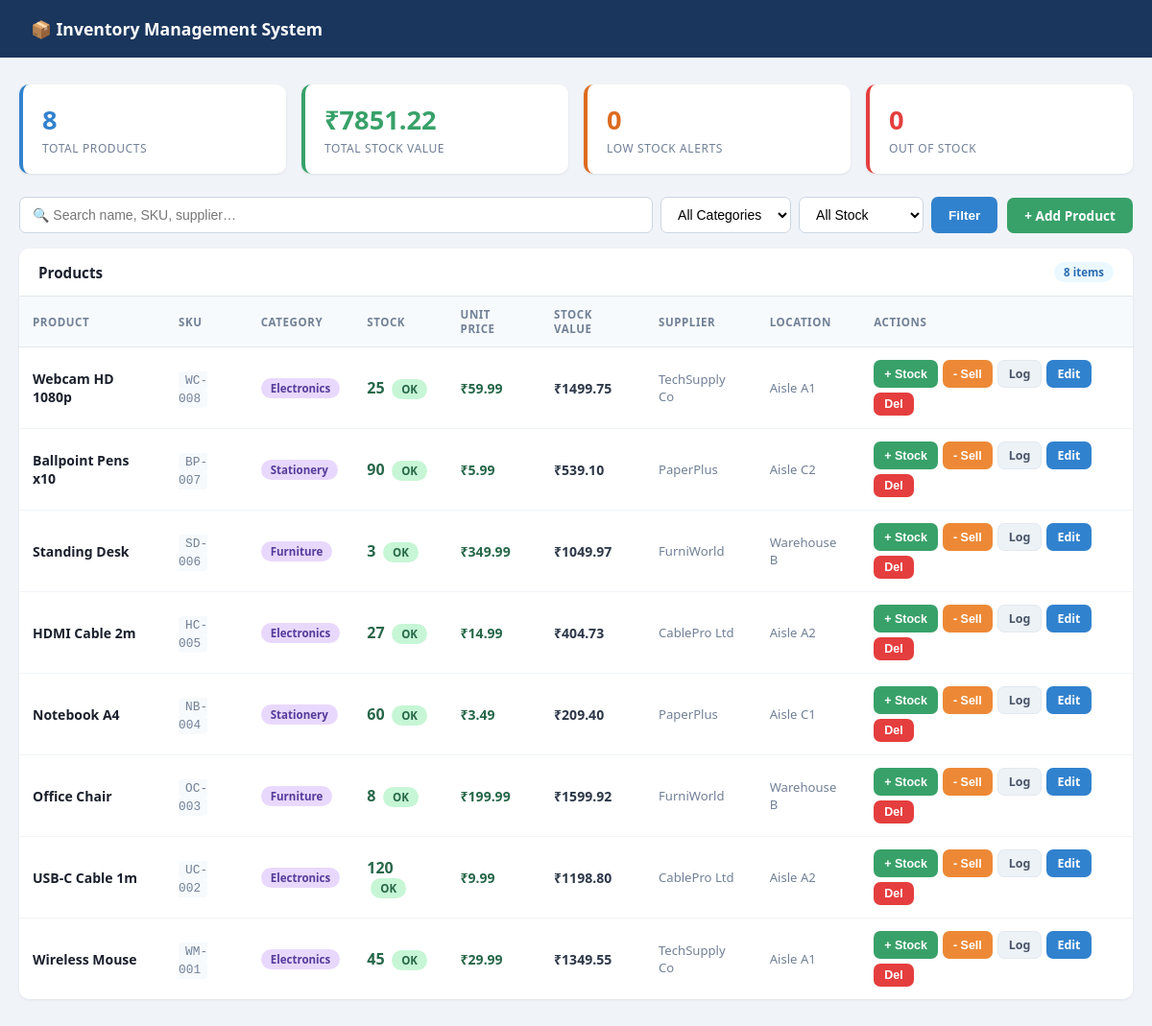
The page / on the database its author committed.
### tables this page shows
CREATE TABLE products (
            id INTEGER PRIMARY KEY AUTOINCREMENT,
            name TEXT NOT NULL,
            sku TEXT UNIQUE NOT NULL,
            category TEXT NOT NULL,
            quantity INTEGER DEFAULT 0,
            unit_price REAL DEFAULT 0.0,
            supplier TEXT,
            location TEXT,
            low_stock_threshold INTEGER DEFAULT 10,
            created_at TIMESTAMP DEFAULT CURRENT_TIMESTAMP,
            updated_at TIMESTAMP DEFAULT CURRENT_TIMESTAMP
        );

### app.py (the view)
@app.route("/")
def index():
    search   = request.args.get("q", "")
    category = request.args.get("category", "")
    stock    = request.args.get("stock", "")   # "low" filter
    conn = get_db()
    query  = "SELECT * FROM products WHERE 1=1"
    params = []
    if search:
        query += " AND (name LIKE ? OR sku LIKE ? OR supplier LIKE ?)"
        params += [f"%{search}%", f"%{search}%", f"%{search}%"]
    if category:
        query += " AND category = ?"
        params.append(category)
    if stock == "low":
        query += " AND quantity <= low_stock_threshold"
    query += " ORDER BY id DESC"
    rows = conn.execute(query, params).fetchall()
    total_products  = conn.execute("SELECT COUNT(*) FROM products").fetchone()[0]
    total_value     = conn.execute("SELECT SUM(quantity * unit_price) FROM products").fetchone()[0] or 0
    low_stock_count = conn.execute("SELECT COUNT(*) FROM products WHERE quantity <= low_stock_threshold").fetchone()[0]
    out_of_stock    = conn.execute("SELECT COUNT(*) FROM products WHERE quantity = 0").fetchone()[0]
    categories      = conn.execute("SELECT DISTINCT category FROM products ORDER BY category").fetchall()
    conn.close()
    return render_template("index.html",
        products=rows, search=search,
        selected_category=category, stock_filter=stock,
        total_products=total_products, total_value=total_value,
        low_stock_count=low_stock_count, out_of_stock=out_of_stock,
        categories=categories
    )

### app.py (called while the page is built)
def get_db():
    conn = sqlite3.connect(DB)
    conn.row_factory = sqlite3.Row
    return conn

### templates/index.html (shortened to what this page needs)
<!DOCTYPE html>
<html lang="en">
<head>
</head>
<body>
<div class="navbar">
  <h1>📦 Inventory Management System</h1>
</div>
<div class="container">
  <div class="stats">
    <div class="stat-card blue">
      <div class="stat-num">{{ total_products }}</div>
      <div class="stat-label">Total Products</div>
    </div>
    <div class="stat-card green">
      <div class="stat-num">₹{{ "%.2f"|format(total_value) }}</div>
      <div class="stat-label">Total Stock Value</div>
    </div>
    <div class="stat-card orange">
      <div class="stat-num">{{ low_stock_count }}</div>
      <div class="stat-label">Low Stock Alerts</div>
    </div>
    <div class="stat-card red">
      <div class="stat-num">{{ out_of_stock }}</div>
      <div class="stat-label">Out of Stock</div>
    </div>
  </div>
  <div class="toolbar">
    <form method="GET">
      <input class="search-input" type="text" name="q" placeholder="🔍 Search name, SKU, supplier…" value="{{ search }}"/>
      <select name="category">
        <option value="">All Categories</option>
      </select>
      <select name="stock">
        <option value="">All Stock</option>
      </select>
      <button class="btn btn-primary" type="submit">Filter</button>
    </form>
    <a href="/add" class="btn btn-green">+ Add Product</a>
  </div>
  <div class="card">
    <div class="card-header">
      <span class="card-title">Products</span>
      <span class="record-count">{{ products|length }} items</span>
    </div>
    {% if products %}
    <div style="overflow-x:auto;">
      <table>
        <thead>
          <tr>
            <th>Product</th>
            <th>SKU</th>
            <th>Category</th>
            <th>Stock</th>
            <th>Unit Price</th>
            <th>Stock Value</th>
            <th>Supplier</th>
            <th>Location</th>
            <th>Actions</th>
          </tr>
        </thead>
        <tbody>
          {% for p in products %}
          <tr>
            <td style="font-weight:600">{{ p.name }}</td>
            <td><span class="sku">{{ p.sku }}</span></td>
            <td><span class="badge badge-category">{{ p.category }}</span></td>
            <td>
              {% if p.quantity == 0 %}
                <span class="qty" style="color:#e53e3e">0</span>
                <span class="badge badge-out" style="margin-left:4px">Out</span>
              {% elif p.quantity <= p.low_stock_threshold %}
                <span class="qty" style="color:#dd6b20">{{ p.quantity }}</span>
                <span class="badge badge-low" style="margin-left:4px">Low</span>
              {% else %}
                <span class="qty" style="color:#276749">{{ p.quantity }}</span>
                <span class="badge badge-ok" style="margin-left:4px">OK</span>
              {% endif %}
            </td>
            <td class="price">₹{{ "%.2f"|format(p.unit_price) }}</td>
            <td style="font-weight:600; color:#2d3748">₹{{ "%.2f"|format(p.quantity * p.unit_price) }}</td>
            <td style="color:#718096; font-size:0.82rem">{{ p.supplier or '—' }}</td>
            <td style="color:#718096; font-size:0.82rem">{{ p.location or '—' }}</td>
            <td>
              <div class="actions">
                <button class="btn btn-green btn-sm" onclick="openRestock({{ p.id }}, '{{ p.name }}')">+ Stock</button>
                <button class="btn btn-warn btn-sm" onclick="openSell({{ p.id }}, '{{ p.name }}', {{ p.quantity }})">- Sell</button>
                <a href="/movements/{{ p.id }}" class="btn btn-gray btn-sm">Log</a>
                <a href="/edit/{{ p.id }}" class="btn btn-primary btn-sm">Edit</a>
                <form method="POST" action="/delete/{{ p.id }}" style="display:inline"
                      onsubmit="return confirm('Delete {{ p.name }}?')">
                  <button type="submit" class="btn btn-red btn-sm">Del</button>
                </form>
              </div>
            </td>
          </tr>
          {% endfor %}
        </tbody>
      </table>
    </div>
    {% else %}
    <div class="empty">
      <span>📦</span>
      No products found{% if search %} for "{{ search }}"{% endif %}.
    </div>
    {% endif %}
  </div>
</div>
</body>
</html>

### templates/index.html (style rules this page uses)
* { box-sizing: border-box; margin: 0; padding: 0; }
body { font-family: system-ui, sans-serif; background: #f0f4f8; color: #1a202c; }
.navbar { background: #1a365d; color: #fff; padding: 0 32px; height: 60px; display: flex; align-items: center; justify-content: space-between; }
.navbar h1 { font-size: 1.1rem; font-weight: 700; display: flex; align-items: center; gap: 8px; }
.container { max-width: 1200px; margin: 28px auto; padding: 0 20px; }
.stats { display: grid; grid-template-columns: repeat(4,1fr); gap: 16px; margin-bottom: 24px; }
.stat-card { background: #fff; border-radius: 10px; padding: 18px 20px; box-shadow: 0 1px 3px rgba(0,0,0,0.08); border-left: 4px solid; }
.stat-card.blue { border-color: #3182ce; }
.stat-card.green { border-color: #38a169; }
.stat-card.orange { border-color: #dd6b20; }
.stat-card.red { border-color: #e53e3e; }
.stat-num { font-size: 1.7rem; font-weight: 700; }
.blue .stat-num { color: #3182ce; }
.green .stat-num { color: #38a169; }
.orange .stat-num { color: #dd6b20; }
.red .stat-num { color: #e53e3e; }
.stat-label { font-size: 0.75rem; color: #718096; margin-top: 3px; text-transform: uppercase; letter-spacing: 0.05em; }
.toolbar { display: flex; gap: 10px; flex-wrap: wrap; align-items: center; margin-bottom: 16px; }
.toolbar form { display: flex; gap: 8px; flex: 1; flex-wrap: wrap; }
input[type="text"], select { padding: 9px 13px; border: 1px solid #cbd5e0; border-radius: 7px; font-size: 0.875rem; outline: none; background: #fff; }
.search-input { flex: 1; min-width: 180px; }
.btn { padding: 9px 18px; border-radius: 7px; border: none; cursor: pointer; font-size: 0.85rem; font-weight: 600; text-decoration: none; display: inline-flex; align-items: center; gap: 6px; white-space: nowrap; }
.btn-primary { background: #3182ce; color: #fff; }
.btn-green { background: #38a169; color: #fff; }
.btn-red { background: #e53e3e; color: #fff; }
.btn-gray { background: #edf2f7; color: #4a5568; border: 1px solid #e2e8f0; }
.btn-sm { padding: 5px 11px; font-size: 0.78rem; }
.btn-warn { background: #ed8936; color: #fff; }
.card { background: #fff; border-radius: 10px; box-shadow: 0 1px 3px rgba(0,0,0,0.08); overflow: hidden; }
.card-header { padding: 14px 20px; border-bottom: 1px solid #e2e8f0; display: flex; align-items: center; justify-content: space-between; }
.card-title { font-weight: 700; font-size: 0.95rem; }
.record-count { background: #ebf8ff; color: #2b6cb0; font-size: 0.72rem; font-weight: 700; padding: 3px 10px; border-radius: 100px; }
table { width: 100%; border-collapse: collapse; }
th { padding: 11px 14px; text-align: left; font-size: 0.72rem; color: #718096; text-transform: uppercase; letter-spacing: 0.05em; border-bottom: 1px solid #e2e8f0; background: #f7fafc; }
td { padding: 13px 14px; border-bottom: 1px solid #f0f4f8; font-size: 0.875rem; vertical-align: middle; }
tr:last-child td { border-bottom: none; }
.badge { display: inline-block; padding: 3px 10px; border-radius: 100px; font-size: 0.72rem; font-weight: 700; }
.badge-ok { background: #c6f6d5; color: #276749; }
.badge-category { background: #e9d8fd; color: #553c9a; }
.sku { font-family: monospace; font-size: 0.8rem; color: #718096; background: #f7fafc; padding: 2px 7px; border-radius: 4px; }
.price { font-weight: 700; color: #276749; }
.qty { font-weight: 700; font-size: 1rem; }
.actions { display: flex; gap: 5px; flex-wrap: wrap; }

### rows shown on the page
products: name "Webcam HD 1080p", sku "WC-008", category "Electronics", quantity "25", unit_price "59.99", p.quantity*p.unit_price "1499.75", supplier "TechSupply Co", location "Aisle A1"
products: name "Ballpoint Pens x10", sku "BP-007", category "Stationery", quantity "90", unit_price "5.99", p.quantity*p.unit_price "539.10", supplier "PaperPlus", location "Aisle C2"
products: name "Standing Desk", sku "SD-006", category "Furniture", quantity "3", unit_price "349.99", p.quantity*p.unit_price "1049.97", supplier "FurniWorld", location "Warehouse B"
products: name "HDMI Cable 2m", sku "HC-005", category "Electronics", quantity "27", unit_price "14.99", p.quantity*p.unit_price "404.73", supplier "CablePro Ltd", location "Aisle A2"
products: name "Notebook A4", sku "NB-004", category "Stationery", quantity "60", unit_price "3.49", p.quantity*p.unit_price "209.40", supplier "PaperPlus", location "Aisle C1"
products: name "Office Chair", sku "OC-003", category "Furniture", quantity "8", unit_price "199.99", p.quantity*p.unit_price "1599.92", supplier "FurniWorld", location "Warehouse B"
products: name "USB-C Cable 1m", sku "UC-002", category "Electronics", quantity "120", unit_price "9.99", p.quantity*p.unit_price "1198.80", supplier "CablePro Ltd", location "Aisle A2"
products: name "Wireless Mouse", sku "WM-001", category "Electronics", quantity "45", unit_price "29.99", p.quantity*p.unit_price "1349.55", supplier "TechSupply Co", location "Aisle A1"

### other values the page prints
{{ total_products }} "8"
{{ "%.2f"|format(total_value) }} "7851.22"
{{ low_stock_count }} "0"
{{ out_of_stock }} "0"
{{ products|length }} "8"
